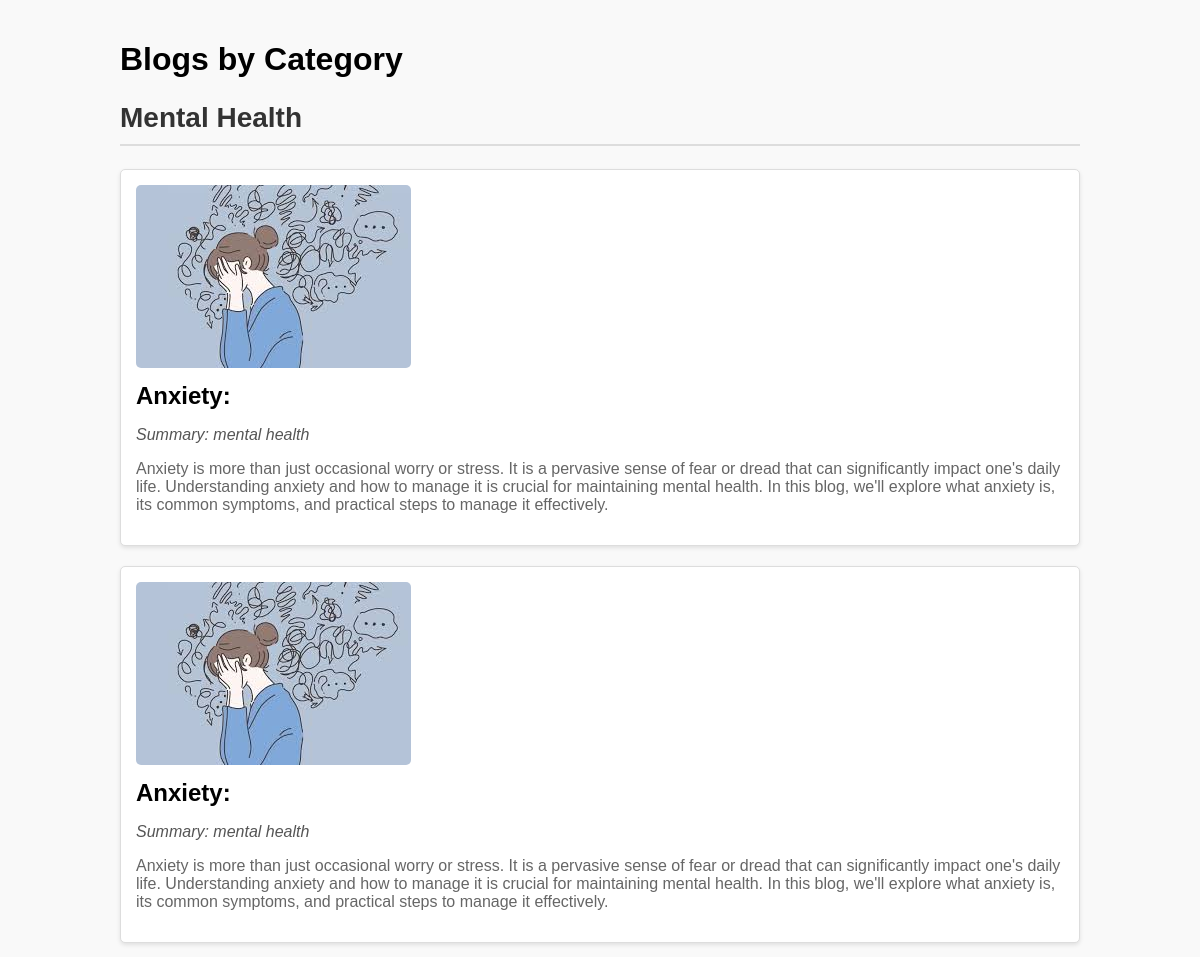
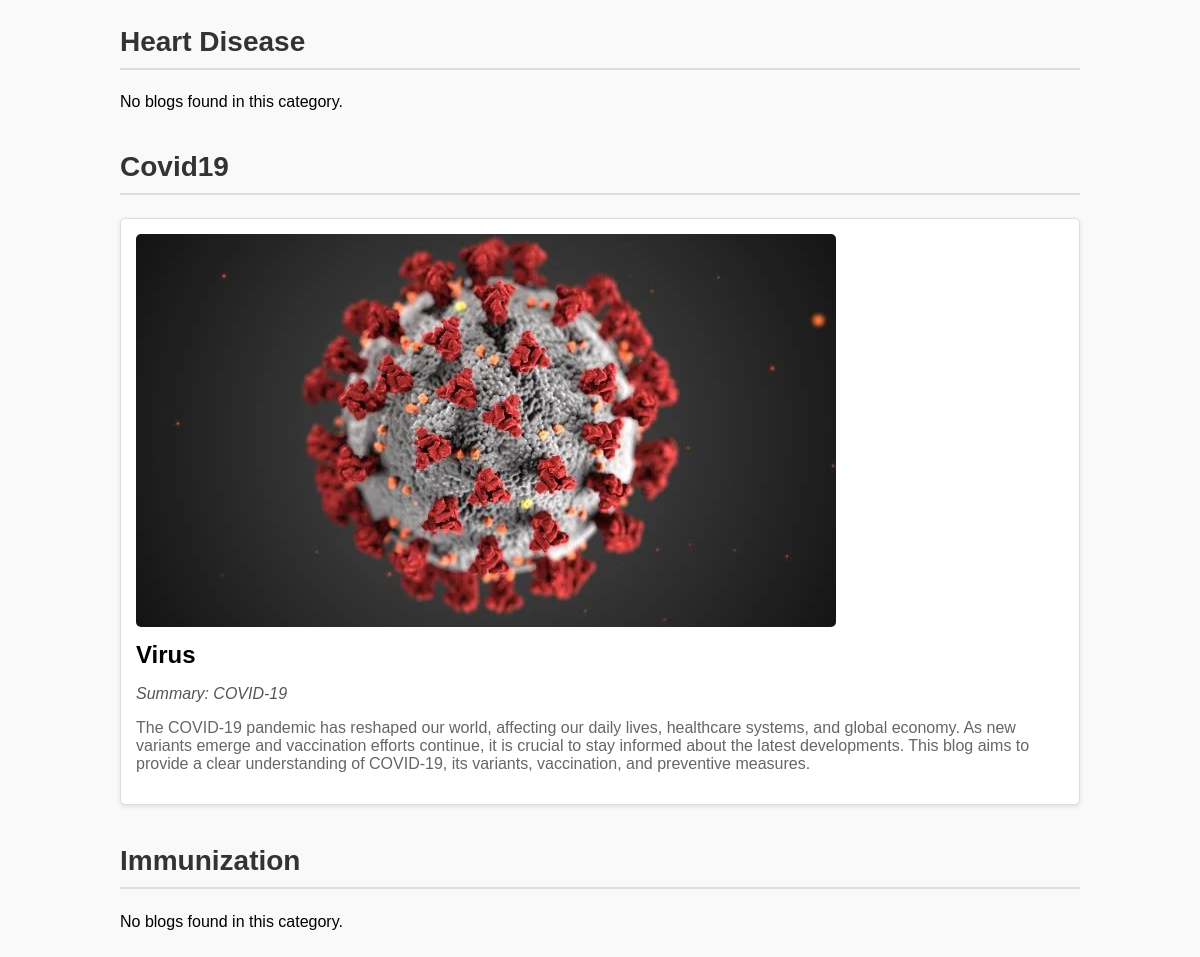
Page /blog/view/ (signed in) on the committed database (2 pictures, top to bottom).
### blog/models.py (models this page shows, shortened)
class Blog(models.Model):
    title = models.CharField(max_length=10)
    image = models.ImageField(upload_to="blog_images/")
    category = models.CharField(max_length=20, choices=TYPE_CHOICES)
    summary = models.CharField(max_length=15)
    content = models.TextField()
    user = models.ForeignKey(User, on_delete=models.CASCADE)
    draft = models.BooleanField()

### blog/views.py (the view)
# urls.py: path("view/", views.read_blogs, name="read-blogs"),
@login_required
def read_blogs(request):
    mental_health = Blog.objects.filter(category="Mental Health")
    heart_disease = Blog.objects.filter(category="Heart Disease")
    covid_19 = Blog.objects.filter(category="Covid19")
    immunization = Blog.objects.filter(category="Immunization")
    return render(
        request,
        "blog/read_blog.html",
        {
            "mental_health": mental_health,
            "heart_disease": heart_disease,
            "covid19": covid_19,
            "immunization": immunization,
        },
    )

### blog/templates/blog/read_blog.html (shortened to what this page needs)
<!DOCTYPE html>
<html lang="en">
<head>
</head>
<body>
    <div class="container">
        <h1>Blogs by Category</h1>
        <div class="category-section" id="mental-health">
            <h2>Mental Health</h2>
            {% for blog in mental_health %}
            <div class="blog-card">
                <img src="{{ blog.image.url }}" alt="{{ blog.title }}">
                <h3>{{ blog.title }}</h3>
                <p class="summary">Summary: {{ blog.summary }}</p>
                <p>{{ blog.content }}</p>
            </div>
            {% empty %}
            <p>No blogs found in this category.</p>
            {% endfor %}
        </div>
        <div class="category-section" id="heart-disease">
            <h2>Heart Disease</h2>
            {% for blog in heart_disease %}
            <div class="blog-card">
                <img src="{{ blog.image.url }}" alt="{{ blog.title }}">
                <h3>{{ blog.title }}</h3>
                <p class="summary">Summary: {{ blog.summary }}</p>
                <p>{{ blog.content }}</p>
            </div>
            {% empty %}
            <p>No blogs found in this category.</p>
            {% endfor %}
        </div>
        <div class="category-section" id="covid-19">
            <h2>Covid19</h2>
            {% for blog in covid19 %}
            <div class="blog-card">
                <img src="{{ blog.image.url }}" alt="{{ blog.title }}">
                <h3>{{ blog.title }}</h3>
                <p class="summary">Summary: {{ blog.summary }}</p>
                <p>{{ blog.content }}</p>
            </div>
            {% empty %}
            <p>No blogs found in this category.</p>
            {% endfor %}
        </div>
        <div class="category-section" id="immunization">
            <h2>Immunization</h2>
            {% for blog in immunization %}
            <div class="blog-card">
                <img src="{{ blog.image.url }}" alt="{{ blog.title }}">
                <h3>{{ blog.title }}</h3>
                <p class="summary">Summary: {{ blog.summary }}</p>
                <p>{{ blog.content }}</p>
            </div>
            {% empty %}
            <p>No blogs found in this category.</p>
            {% endfor %}
        </div>
    </div>
</body>
</html>

### blog/templates/blog/read_blog.html (style rules this page uses)
body { font-family: Arial, sans-serif; background-color: #f9f9f9; margin: 0; padding: 0; }
.container { width: 80%; margin: 0 auto; padding: 20px; }
.category-section { margin-bottom: 40px; }
.category-section h2 { font-size: 28px; color: #333; border-bottom: 2px solid #ddd; padding-bottom: 10px; }
.blog-card { background-color: #fff; border: 1px solid #ddd; border-radius: 5px; padding: 15px; margin-bottom: 20px; box-shadow: 0 2px 4px rgba(0, 0, 0, 0.1); }
.blog-card img { max-width: 100%; height: auto; border-radius: 5px; }
.blog-card h3 { font-size: 24px; margin: 10px 0; }
.blog-card p { font-size: 16px; color: #666; }
.blog-card .summary { font-style: italic; color: #555; }

### rows in the picture
Blog: image (picture), title "Anxiety:", summary "mental health", content "Anxiety is more than just occasional worry or stress. It is a pervasive sense of fear or dread that can significantly impact one's daily life. Understanding anxiety and how to manage it is crucial for maintaining mental health. In this blog, we'll explore what anxiety is, its common symptoms, and practical steps to manage it effectively."
Blog: image (picture), title "Anxiety:", summary "mental health", content "Anxiety is more than just occasional worry or stress. It is a pervasive sense of fear or dread that can significantly impact one's daily life. Understanding anxiety and how to manage it is crucial for maintaining mental health. In this blog, we'll explore what anxiety is, its common symptoms, and practical steps to manage it effectively."
Blog: image (picture), title "Virus", summary "COVID-19", content "The COVID-19 pandemic has reshaped our world, affecting our daily lives, healthcare systems, and global economy. As new variants emerge and vaccination efforts continue, it is crucial to stay informed about the latest developments. This blog aims to provide a clear understanding of COVID-19, its variants, vaccination, and preventive measures."
